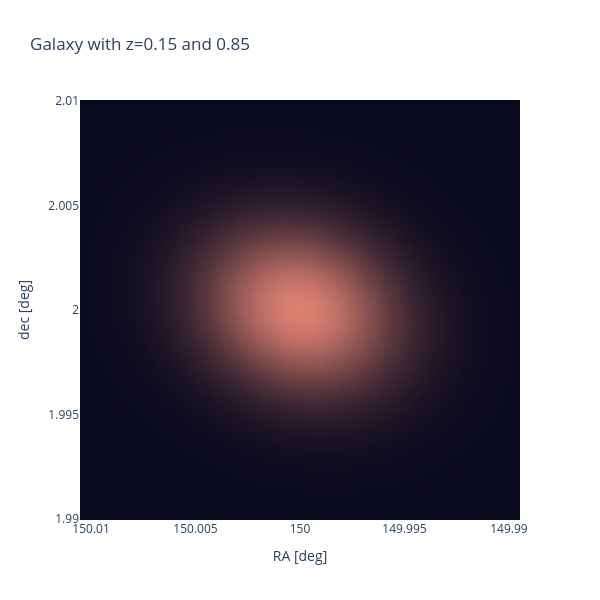
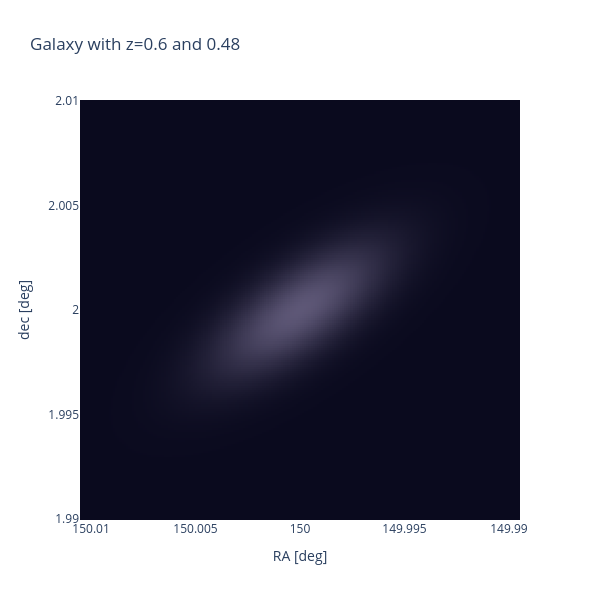
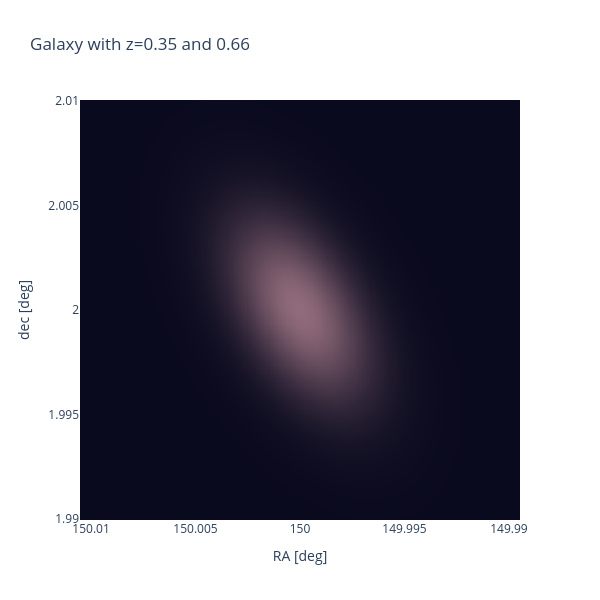

These figures' notebook cell, in order:
### Code cell
for g in galaxies:
    g.visualize()

### Figure 1 — Plotly figure (JSON) as saved in the notebook; plotly's stock layout.template omitted (floating-point values rounded to 4 significant figures; data arrays with more than 128 entries replaced by an {"elided": "..."} marker saying what was removed)
{"data": [{"colorscale": [[0, "rgb(10,10,30)"], [1, "rgb(245, 143, 123)"]], "showscale": false, "type": "heatmap", "x": {"elided": "200 float values"}, "y": {"elided": "200 float values"}, "z": {"elided": "200x200 float values"}, "zmax": 1, "zmin": 0}], "layout": {"height": 600, "paper_bgcolor": "rgba(0,0,0,0)", "plot_bgcolor": "rgb(10, 10, 30)", "title": {"text": "Galaxy with z=0.15 and 0.85"}, "width": 600, "xaxis": {"autorange": "reversed", "showgrid": false, "title": {"text": "RA [deg]"}, "zeroline": false}, "yaxis": {"scaleanchor": "x", "showgrid": false, "title": {"text": "dec [deg]"}, "zeroline": false}}}

### Figure 2 — Plotly figure (JSON) as saved in the notebook; plotly's stock layout.template omitted (floating-point values rounded to 4 significant figures; data arrays with more than 128 entries replaced by an {"elided": "..."} marker saying what was removed)
{"data": [{"colorscale": [[0, "rgb(10,10,30)"], [1, "rgb(181, 168, 211)"]], "showscale": false, "type": "heatmap", "x": {"elided": "200 float values"}, "y": {"elided": "200 float values"}, "z": {"elided": "200x200 float values"}, "zmax": 1, "zmin": 0}], "layout": {"height": 600, "paper_bgcolor": "rgba(0,0,0,0)", "plot_bgcolor": "rgb(10, 10, 30)", "title": {"text": "Galaxy with z=0.6 and 0.48"}, "width": 600, "xaxis": {"autorange": "reversed", "showgrid": false, "title": {"text": "RA [deg]"}, "zeroline": false}, "yaxis": {"scaleanchor": "x", "showgrid": false, "title": {"text": "dec [deg]"}, "zeroline": false}}}

### Figure 3 — Plotly figure (JSON) as saved in the notebook; plotly's stock layout.template omitted (floating-point values rounded to 4 significant figures; data arrays with more than 128 entries replaced by an {"elided": "..."} marker saying what was removed)
{"data": [{"colorscale": [[0, "rgb(10,10,30)"], [1, "rgb(212, 156, 169)"]], "showscale": false, "type": "heatmap", "x": {"elided": "200 float values"}, "y": {"elided": "200 float values"}, "z": {"elided": "200x200 float values"}, "zmax": 1, "zmin": 0}], "layout": {"height": 600, "paper_bgcolor": "rgba(0,0,0,0)", "plot_bgcolor": "rgb(10, 10, 30)", "title": {"text": "Galaxy with z=0.35 and 0.66"}, "width": 600, "xaxis": {"autorange": "reversed", "showgrid": false, "title": {"text": "RA [deg]"}, "zeroline": false}, "yaxis": {"scaleanchor": "x", "showgrid": false, "title": {"text": "dec [deg]"}, "zeroline": false}}}
